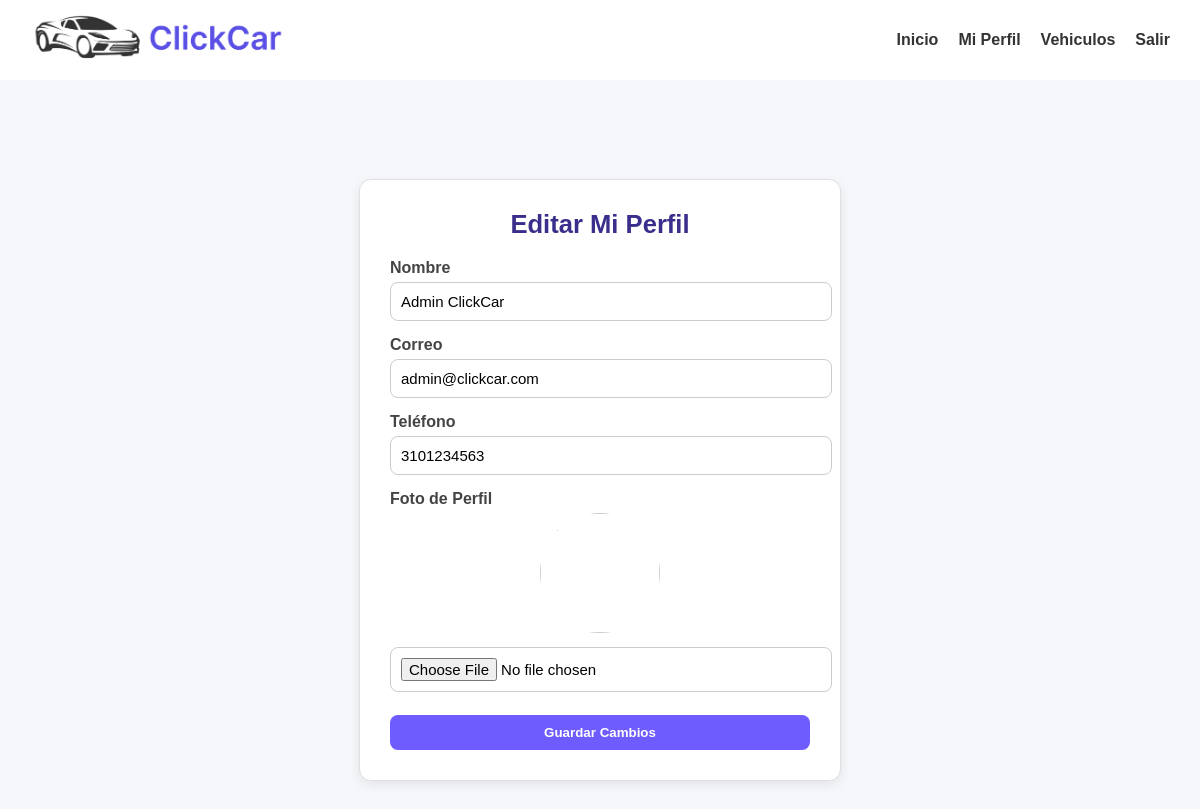
Screenshot of /perfil/editar/ (signed in) with the database file from the repository.
### core/models/usuarios.py (models this page shows, shortened)
class Usuario(models.Model):
    id_usuario = models.AutoField(primary_key=True)
    nombre = models.CharField(max_length=100)
    correo = models.CharField(max_length=100, unique=True)
    contrasena = models.CharField(max_length=255)
    telefono = models.CharField(max_length=15, null=True, blank=True)
    foto_perfil = models.ImageField(upload_to='perfiles/', null=True, blank=True)
    fecha_registro = models.DateTimeField(auto_now_add=True)
    activo = models.BooleanField(default=True)
    nombre_rol = models.CharField(max_length=20, default="cliente")
    class Meta:
        db_table = "usuarios"

### core/views.py (the view, shortened to what this page needs)
# urls.py: path('perfil/editar/', editar_perfil, name='editar_perfil'),
def editar_perfil(request):
    usuario_id = request.session.get("usuario_id") or request.session.get("id_usuario")
    if not usuario_id:
        messages.error(request, "Debes iniciar sesión.", extra_tags="perfil error")
        return redirect("login")
    usuario = get_object_or_404(Usuario, pk=usuario_id)
    return render(request, "core/editar_perfil_cliente.html", {"usuario": usuario})

### core/templates/core/editar_perfil_cliente.html (shortened to what this page needs)
{% load static %}
<!DOCTYPE html>
<html lang="es">
<head>
    <link rel="stylesheet" href="{% static 'css/estilos.css' %}">
</head>
<body>
<header>
    <nav>
        <div class="logo">
            <a href="{% url 'home' %}">
                <img src="{% static 'img/LogoClickCar.png' %}" alt="Logo">
            </a>
        </div>
        <ul class="menu">
            <li><a href="{% url 'home' %}">Inicio</a></li>
            <li><a href="{% url 'perfil_usuario' request.session.usuario_id %}">Mi Perfil</a></li>
            <li><a href="{% url 'products' %}">Vehiculos</a></li>
            <li><a href="{% url 'exit' %}">Salir</a></li>
        </ul>
    </nav>
</header>
<section class="login-page">
    <div class="login-form" style="width:420px; text-align:left;">
        <h1 style="text-align:center;">Editar Mi Perfil</h1>
        <form method="POST" enctype="multipart/form-data">
            <label>Nombre</label>
            <input type="text" name="nombre" value="{{ usuario.nombre }}" required>
            <label>Correo</label>
            <input type="email" name="correo" value="{{ usuario.correo }}" required>
            <label>Teléfono</label>
            <input type="text" name="telefono" value="{{ usuario.telefono }}">
            <label>Foto de Perfil</label>
            <div style="text-align:center; margin-bottom:10px;">
                {% if usuario.foto_perfil %}
                    <img id="preview" src="{{ usuario.foto_perfil.url }}"
                         style="width:120px; height:120px; border-radius:50%; object-fit:cover;">
                {% else %}
                    <img id="preview" src="{% static 'img/user_avatar.png' %}"
                         style="width:120px; height:120px; border-radius:50%; object-fit:cover; opacity:0.8;">
                {% endif %}
            </div>
            <input type="file" name="foto_perfil" accept="image/*" onchange="previewImage(event)">
            <button type="submit">Guardar Cambios</button>
        </form>
    </div>
</section>
</body>
</html>

### static/CSS/estilos.css (style rules this page uses)
body { margin: 0; font-family: Arial, sans-serif; background-color: #f5f5f5; }
header { background-color: #ffffff; box-shadow: 0 2px 5px rgba(0,0,0,0.05); }
nav { display: flex; justify-content: space-between; align-items: center; height: 80px; padding: 0 30px; }
.logo img { height: 60px; }
nav ul { list-style: none; display: flex; gap: 20px; margin: 0; padding: 0; }
nav a { text-decoration: none; color: #333; font-weight: bold; transition: color 0.3s ease; }
.login-page { display: flex; justify-content: center; align-items: center; height: calc(100vh - 80px); padding: 20px; background-color: #f6f7fb; }
.login-form { background-color: #ffffff; padding: 35px; width: 360px; border-radius: 14px; box-shadow: 0 4px 16px rgba(0,0,0,0.12); border: 1px solid #e0e0e0; text-align: center; }
.login-form h1 { margin: 0 0 25px 0; color: #3A2E8C; font-size: 1.7em; font-weight: bold; }
.login-form label { display: block; text-align: left; margin-bottom: 6px; font-weight: 600; color: #444; }
.login-form input { width: 100%; padding: 12px; border: 1px solid #bbb; border-radius: 8px; margin-bottom: 15px; font-size: 15px; }
.login-form button { width: 100%; background-color: #6f5cff; color: white; border: none; padding: 12px; border-radius: 8px; font-weight: bold; cursor: pointer; transition: 0.3s; }
body { margin: 0; padding: 0; background: #f5f6ff; font-family: Arial, sans-serif; }
img { max-width: 100%; height: auto; }
form { display: block; max-width: 450px; margin: auto; }
.login-page { display: flex; justify-content: center; align-items: center; min-height: calc(100vh - 80px); background-color: #f6f7fb; padding-top: 40px; }
.login-form { background-color: #fff; padding: 30px; border-radius: 12px; border: 1px solid #e0e0e0; width: 350px; box-shadow: 0 4px 12px rgba(0,0,0,0.08); text-align: center; }
.login-form h1 { margin-top: 0; margin-bottom: 20px; color: #3A2E8C; font-size: 1.6em; }
.login-form label { display: block; text-align: left; margin-bottom: 5px; color: #444; font-weight: 600; }
.login-form input { width: 100%; padding: 10px; border: 1px solid #ccc; border-radius: 8px; margin-bottom: 15px; }
.login-form button { width: 100%; background-color: #6f5cff; color: white; border: 0; border-radius: 8px; padding: 10px; margin-top: 8px; font-weight: 600; cursor: pointer; transition: background-color 0.3s; }

### rows the page displays
Usuario: nombre "Admin ClickCar", correo "admin@clickcar.com", telefono "3101234563"
